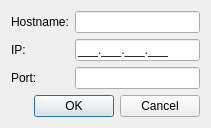
<?xml version="1.0" encoding="UTF-8"?>
<ui version="4.0">
 <class>AddServiceDialog</class>
 <widget class="QDialog" name="AddServiceDialog">
  <property name="geometry">
   <rect>
    <x>0</x>
    <y>0</y>
    <width>211</width>
    <height>121</height>
   </rect>
  </property>
  <property name="windowTitle">
   <string>Add Service</string>
  </property>
  <layout class="QVBoxLayout" name="verticalLayout">
   <item>
    <layout class="QFormLayout" name="formLayout">
     <item row="0" column="0">
      <widget class="QLabel" name="label">
       <property name="text">
        <string>Hostname:</string>
       </property>
      </widget>
     </item>
     <item row="0" column="1">
      <widget class="QLineEdit" name="hostnameEdit">
       <property name="inputMethodHints">
        <set>Qt::ImhNoAutoUppercase|Qt::ImhNoPredictiveText</set>
       </property>
       <property name="inputMask">
        <string/>
       </property>
      </widget>
     </item>
     <item row="1" column="0">
      <widget class="QLabel" name="label_2">
       <property name="text">
        <string>IP:</string>
       </property>
      </widget>
     </item>
     <item row="1" column="1">
      <widget class="QLineEdit" name="ipEdit">
       <property name="inputMethodHints">
        <set>Qt::ImhFormattedNumbersOnly|Qt::ImhPreferNumbers</set>
       </property>
       <property name="inputMask">
        <string>000.000.000.000;_</string>
       </property>
      </widget>
     </item>
     <item row="2" column="0">
      <widget class="QLabel" name="label_3">
       <property name="text">
        <string>Port:</string>
       </property>
      </widget>
     </item>
     <item row="2" column="1">
      <widget class="QLineEdit" name="portEdit">
       <property name="inputMethodHints">
        <set>Qt::ImhDigitsOnly|Qt::ImhPreferNumbers</set>
       </property>
       <property name="inputMask">
        <string/>
       </property>
      </widget>
     </item>
    </layout>
   </item>
   <item>
    <widget class="QDialogButtonBox" name="buttonBox">
     <property name="orientation">
      <enum>Qt::Horizontal</enum>
     </property>
     <property name="standardButtons">
      <set>QDialogButtonBox::Cancel|QDialogButtonBox::Ok</set>
     </property>
    </widget>
   </item>
  </layout>
 </widget>
 <resources/>
 <connections>
  <connection>
   <sender>buttonBox</sender>
   <signal>accepted()</signal>
   <receiver>AddServiceDialog</receiver>
   <slot>accept()</slot>
   <hints>
    <hint type="sourcelabel">
     <x>248</x>
     <y>254</y>
    </hint>
    <hint type="destinationlabel">
     <x>157</x>
     <y>274</y>
    </hint>
   </hints>
  </connection>
  <connection>
   <sender>buttonBox</sender>
   <signal>rejected()</signal>
   <receiver>AddServiceDialog</receiver>
   <slot>reject()</slot>
   <hints>
    <hint type="sourcelabel">
     <x>316</x>
     <y>260</y>
    </hint>
    <hint type="destinationlabel">
     <x>286</x>
     <y>274</y>
    </hint>
   </hints>
  </connection>
 </connections>
</ui>
